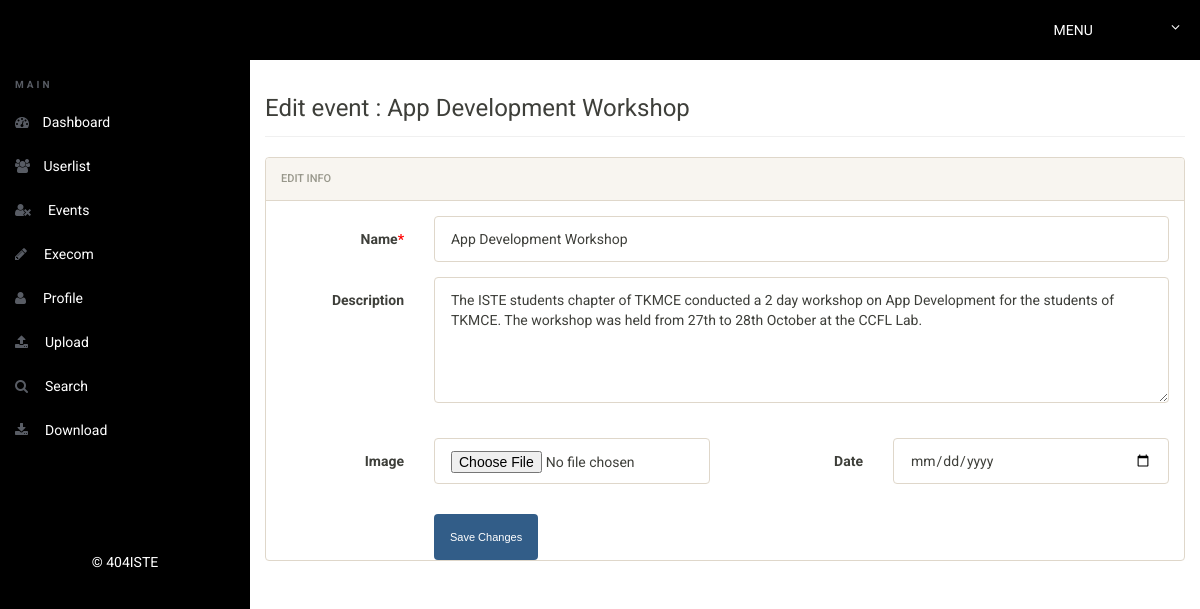
Screenshot of /admin/edit-event.php?edit=3 (signed in) with the database file from the repository.
### tables this page shows
CREATE TABLE `events` (
  `id` int(11) NOT NULL,
  `name` varchar(50) NOT NULL,
  `description` varchar(250) NOT NULL,
  `image` varchar(50) NOT NULL,
  `date` date NOT NULL
);

### admin/edit-event.php (the view, shortened to what this page needs)
<?php
include('includes/config.php');
if(strlen($_SESSION['alogin'])==0)
	{
header('location:index.php');
}
else{
if(isset($_GET['edit']))
	{
		$editid=$_GET['edit'];
	}
?>
<!doctype html>
<html lang="en" class="no-js">
<head>
	<link rel="stylesheet" href="css/font-awesome.min.css">
	<link rel="stylesheet" href="css/bootstrap.min.css">
	<link rel="stylesheet" href="css/dataTables.bootstrap.min.css">
	<link rel="stylesheet" href="css/bootstrap-social.css">
	<link rel="stylesheet" href="css/bootstrap-select.css">
	<link rel="stylesheet" href="css/fileinput.min.css">
	<link rel="stylesheet" href="css/awesome-bootstrap-checkbox.css">
	<link rel="stylesheet" href="css/style.css">
</head>
<body>
<?php
		$sql = "SELECT * from events where id = :editid";
		$query = $dbh -> prepare($sql);
		$query->bindParam(':editid',$editid,PDO::PARAM_INT);
		$query->execute();
		$result=$query->fetch(PDO::FETCH_OBJ);
?>
	<?php include('includes/header.php');?>
	<div class="ts-main-content">
	<?php include('includes/leftbar.php');?>
		<div class="content-wrapper">
			<div class="container-fluid">
				<div class="row">
					<div class="col-md-12">
						<h3 class="page-title">Edit event : <?php echo htmlentities($result->name); ?></h3>
						<div class="row">
							<div class="col-md-12">
								<div class="panel panel-default">
									<div class="panel-heading">Edit Info</div>
									<div class="panel-body">
<form method="post" class="form-horizontal" enctype="multipart/form-data" name="imgform">
<div class="form-group">
<label class="col-sm-2 control-label">Name<span style="color:red">*</span></label>
<div class="col-sm-5 col-lg-10">
<input type="text" name="name" class="form-control" required value="<?php echo htmlentities($result->name);?>">
</div>
</div>
<div class="form-group">
<label class="col-sm-2 control-label">Description</label>
<div class="col-sm-5 col-lg-10">
<textarea class="form-control" rows = "5" name = "description"><?php echo htmlentities($result->description);?>
</textarea><br>
</div>
</div>
<div class="form-group">
<label class="col-sm-2 control-label">Image</label>
<div class="col-sm-4">
<input type="file" name="image" class="form-control">
</div>
<label class="col-sm-2 control-label">Date</label>
<div class="col-sm-4">
<input type="date" name="date" class="form-control">
</div>
</div>
</div>
<div class="form-group">
	<div class="col-sm-8 col-sm-offset-2">
		<button class="btn btn-primary" name="submit" type="submit">Save Changes</button>
	</div>
</div>
									</div>
								</div>
							</div>
						</div>
					</div>
				</div>
			</div>
		</div>
</body>
</html>
<?php } ?>

### admin/css/style.css (style rules this page uses)
html { font-size: 14px; }
@media only screen and (min-width: 480px) { html { font-size: 17px; } }
@media only screen and (min-width: 768px) { html { font-size: 14px; } }
body { font-size: 1em; }
.btn { font-family: "Oswald", sans-serif; }
.panel { overflow: hidden; }
.btn { text-transform: none; }
.page-title { padding-bottom: 15px; margin-bottom: 20px; border-bottom: 1px solid #f0f0f0; }
.ts-main-content .content-wrapper { padding-top: 15px; margin-top: 60px; }
@media only screen and (min-width: 992px) { .ts-main-content .content-wrapper { margin-left: 250px; } }

### rows the page displays
events: name "App Development Workshop", description "The ISTE students chapter of TKMCE conducted a 2 day workshop on App Development for the students of TKMCE. The workshop was held from 27th to 28th October at the CCFL Lab."
